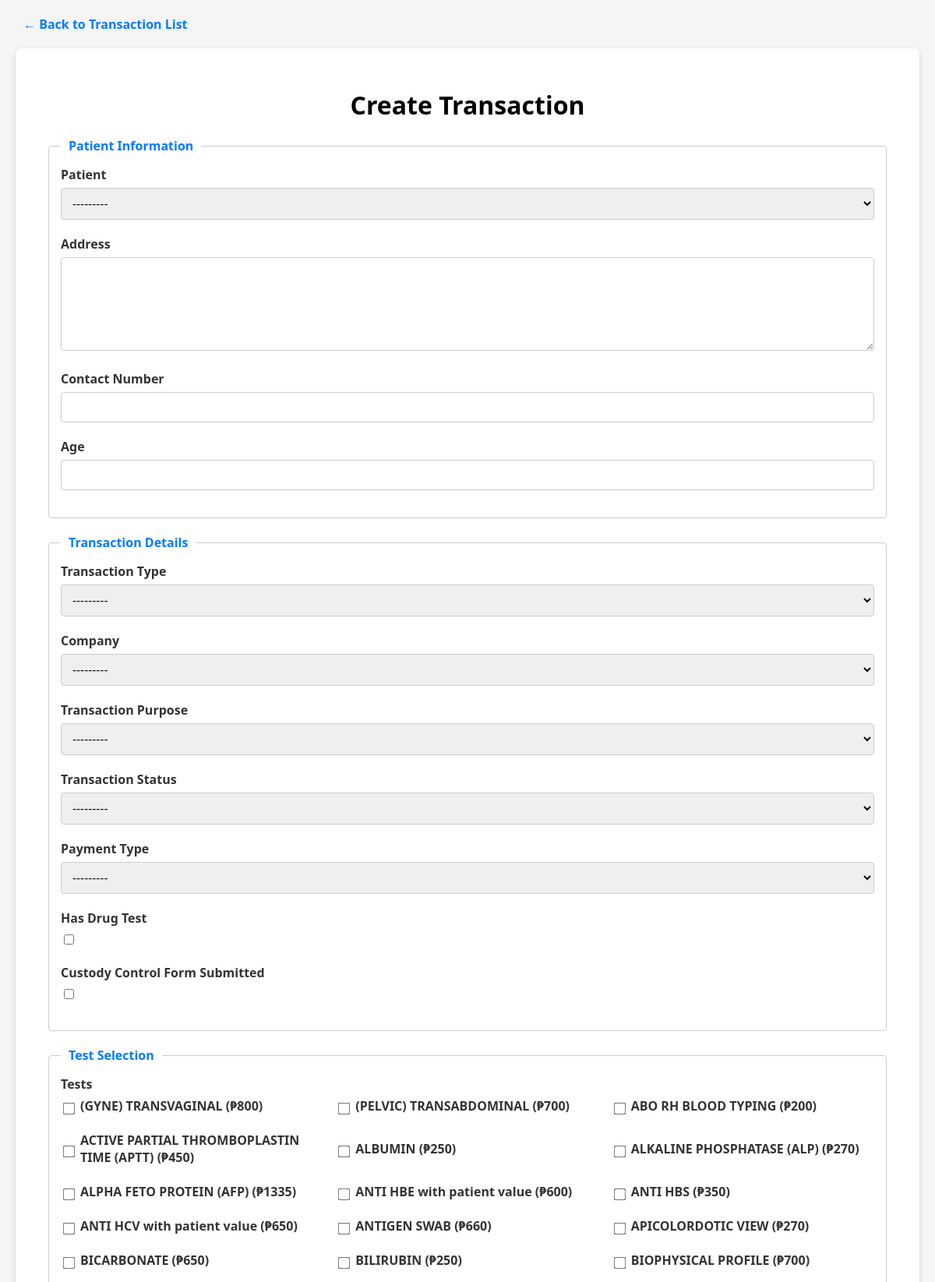
/transactions/transaction/new/ (signed in, upper part), run on the app's committed database.
### tests/models.py (models this page shows, shortened)
class Test(models.Model):
    TEST_CATEGORY_CHOICES = [
        ('Hematology', 'Hematology'),
        ('Clinical Microscopy', 'Clinical Microscopy'),
        ('Pregnancy Test', 'Pregnancy Test'),
        ('Blood Chemistry', 'Blood Chemistry'),
        ('Liver Function', 'Liver Function'),
        ('Electrolytes', 'Electrolytes'),
        ('Tumor Markers', 'Tumor Markers'),
        ('Serology', 'Serology'),
        ('Immunology', 'Immunology'),
        ('Hormone', 'Hormone'),
        ('Hepatitis', 'Hepatitis'),
        ('Xray', 'Xray'),
        ('Ultrasound', 'Ultrasound'),
        ('Xray', 'Xray'),
        ('Others', 'Others')
    ]
    test_name = models.CharField(max_length=50)
    test_price = models.PositiveIntegerField()
    test_package_exclusion_rate = models.PositiveIntegerField()
    test_category = models.CharField(max_length=50, choices=TEST_CATEGORY_CHOICES)

### transactions/views.py (the view, shortened to what this page needs)
# urls.py: path('transaction/new/', views.TransactionCreateView.as_view(), name='transaction_new'),
@method_decorator(login_required, name='dispatch')
class TransactionCreateView(CreateView):
    model = Transaction
    form_class = TransactionForm
    template_name = 'transactions/transaction_form.html'
    success_url = reverse_lazy('transaction_list')

### transactions/forms.py
class TransactionForm(forms.ModelForm):
    tests = forms.ModelMultipleChoiceField(
        queryset=Test.objects.all().order_by('test_name'),
        widget=forms.CheckboxSelectMultiple(),
        required=False,
        label='Select Tests'
    )
    class Meta:
        model = Transaction
        fields = [
            'patient',
            'address',
            'contact_no',
            'age',
            'transaction_type',
            'company',
            'payment_type',
            'transaction_purpose',
            'has_drug_test',
            'custody_control_form_submitted',
            'transaction_status',
            'discount_type',
            'discount_rate',
            'discounted_total',
            'transaction_total'
        ]
    def __init__(self, *args, **kwargs):
        super().__init__(*args, **kwargs)
        self.fields['patient'].queryset = Patient.objects.all().order_by('last_name', 'first_name')
        self.fields['company'].queryset = Company.objects.all().order_by('company_name')
        if self.instance.pk:
            self.fields['tests'].initial = self.instance.transaction_tests.values_list('test_id', flat=True)

### companies/models.py (called while the page is built)
    def __str__(self):
        return f"{self.company_name}"

### patients/models.py (called while the page is built)
    def __str__(self):
        return f"{self.last_name}, {self.first_name} {self.middle_name}"

### transactions/templates/transactions/transaction_form.html (shortened to what this page needs)
<!DOCTYPE html>
<html>
<head>
</head>
<body>
    <div class="nav">
        <a href="{% url 'transaction_list' %}">← Back to Transaction List</a>
    </div>
    <div class="container">
        <h1>{% if form.instance.pk %}Edit{% else %}Create{% endif %} Transaction</h1>
        <form method="POST">
            <fieldset>
                <legend>Patient Information</legend>
                <div class="form-group">
                    <label for="patient">Patient</label>
                    {{ form.patient }}
                </div>
                <div class="form-group">
                    <label for="address">Address</label>
                    {{ form.address }}
                </div>
                <div class="form-group">
                    <label for="contact_no">Contact Number</label>
                    {{ form.contact_no }}
                </div>
                <div class="form-group">
                    <label for="age">Age</label>
                    {{ form.age }}
                </div>
            </fieldset>
            <fieldset>
                <legend>Transaction Details</legend>
                <div class="form-group">
                    <label for="transaction_type">Transaction Type</label>
                    {{ form.transaction_type }}
                </div>
                <div class="form-group">
                    <label for="company_id">Company</label>
                    {{ form.company }}
                </div>
                <div class="form-group">
                    <label for="transaction_purpose">Transaction Purpose</label>
                    {{ form.transaction_purpose }}
                </div>
                <div class="form-group">
                    <label for="transaction_status">Transaction Status</label>
                    {{ form.transaction_status }}
                </div>
                <div class="form-group">
                    <label for="payment_type">Payment Type</label>
                    {{ form.payment_type }}
                </div>
                <div class="form-group">
                    <label for="has_drug_test">Has Drug Test</label>
                    {{ form.has_drug_test }}
                </div>
                <div class="form-group">
                    <label for="custody_control_form_submitted">Custody Control Form Submitted</label>
                    {{ form.custody_control_form_submitted }}
                </div>
            </fieldset>
            <fieldset>
                <legend>Test Selection</legend>
                <div class="form-group">
                    <label for="tests">Tests</label>
                    <div class="tests-container">
                        {% for test in form.fields.tests.queryset %}
                        <div class="test-option">
                            <input type="checkbox"
                                name="tests"
                                value="{{ test.pk }}"
                                id="test_{{ test.pk }}"
                                data-price="{{ test.test_price }}"
                                {% if test.pk in form.tests.value %}checked{% endif %}>
                            <label for="test_{{ test.pk }}">{{ test.test_name }} (₱{{ test.test_price }})</label>
                        </div>
                        {% endfor %}
                    </div>
                </div>
            </fieldset>
        </form>
    </div>
</body>
</html>

### transactions/templates/transactions/transaction_form.html (style rules this page uses)
*, *:before, *:after { box-sizing: border-box; }
body { font-family: "Segoe UI", Arial, sans-serif; background-color: #f5f5f5; margin: 0; padding: 20px; }
.container { max-width: 1200px; background-color: #fff; margin: 0 auto; padding: 30px 40px; border-radius: 8px; box-shadow: 0 2px 6px rgba(0, 0, 0, 0.15); }
h1 { text-align: center; margin-bottom: 20px; }
.nav { margin-bottom: 20px; text-align: left; }
.nav a { color: #007BFF; text-decoration: none; font-weight: bold; margin: 0 10px; }
.form-group { margin-bottom: 20px; }
label { display: block; margin-bottom: 6px; font-weight: bold; color: #333; }
input[type="text"], input[type="email"], input[type="date"], input[type="number"], textarea, select { width: 100%; padding: 10px; border: 1px solid #ccc; border-radius: 4px; font-size: 0.95rem; transition: border-color 0.3s; }
textarea { resize: vertical; height: 120px; }
fieldset { border: 1px solid #ccc; border-radius: 4px; padding: 15px; margin-bottom: 20px; }
legend { padding: 0 10px; font-weight: bold; color: #007BFF; }
.tests-container { display: grid; grid-template-columns: 1fr; gap: 10px; }
@media (min-width: 768px) { .tests-container { grid-template-columns: 1fr 1fr 1fr; gap: 16px; } }
.test-option { display: flex; align-items: center; }
.test-option input[type="checkbox"] { margin-right: 8px; transform: scale(1.2); }

### data on the page
Test: test_name "(GYNE) TRANSVAGINAL", test_price "800"
Test: test_name "(PELVIC) TRANSABDOMINAL", test_price "700"
Test: test_name "ABO RH BLOOD TYPING", test_price "200"
Test: test_name "ACTIVE PARTIAL THROMBOPLASTIN TIME (APTT)", test_price "450"
Test: test_name "ALBUMIN", test_price "250"
Test: test_name "ALKALINE PHOSPHATASE (ALP)", test_price "270"
Test: test_name "ALPHA FETO PROTEIN (AFP)", test_price "1335"
Test: test_name "ANTI HBE with patient value", test_price "600"
Test: test_name "ANTI HBS", test_price "350"
Test: test_name "ANTI HCV with patient value", test_price "650"
Test: test_name "ANTIGEN SWAB", test_price "660"
Test: test_name "APICOLORDOTIC VIEW", test_price "270"
Test: test_name "BICARBONATE", test_price "650"
Test: test_name "BILIRUBIN", test_price "250"
Test: test_name "BIOPHYSICAL PROFILE", test_price "700"
